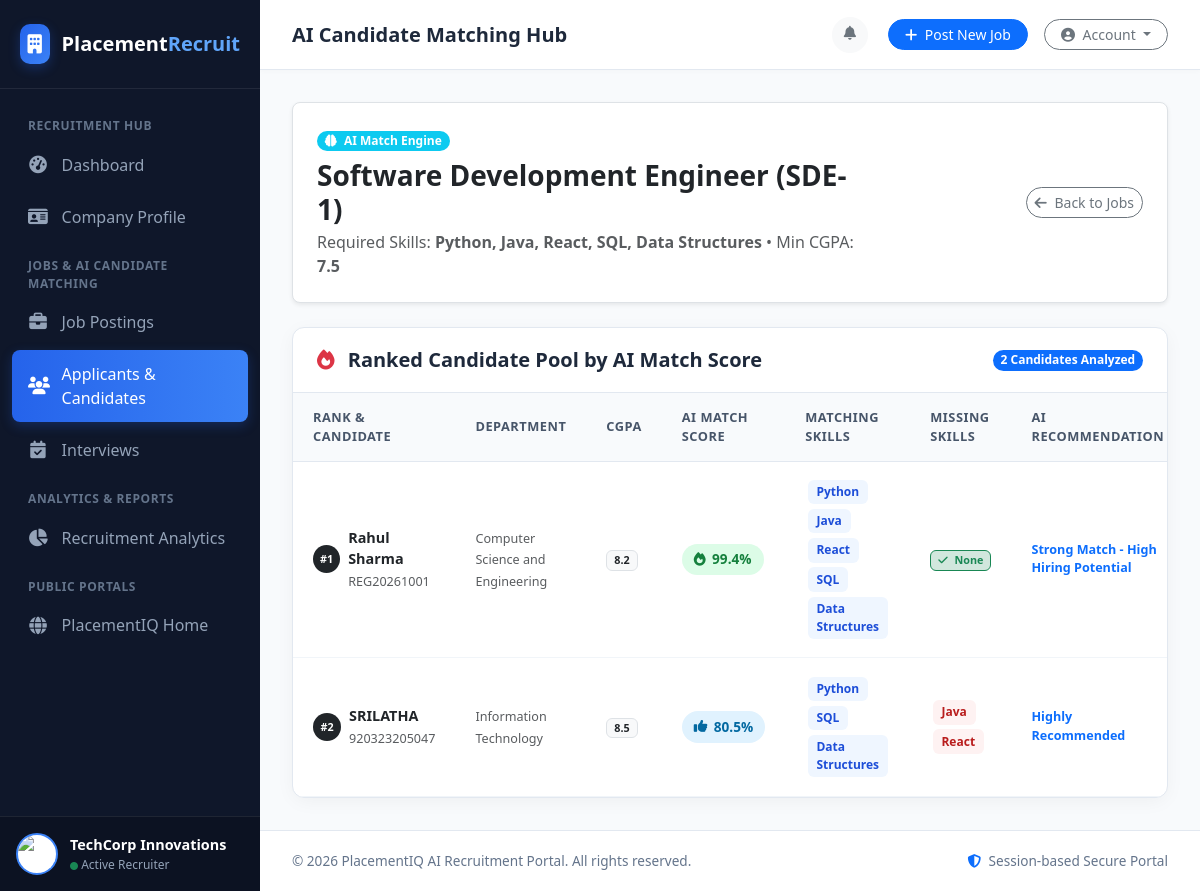
Screenshot of /company/jobs/1/candidates (signed in) with the database file from the repository.
### tables this page shows
CREATE TABLE companies (
            id INTEGER PRIMARY KEY AUTOINCREMENT,
            company_name TEXT NOT NULL,
            email TEXT UNIQUE NOT NULL,
            password_hash TEXT NOT NULL,
            contact_person TEXT,
            phone TEXT,
            industry TEXT DEFAULT 'Information Technology',
            location TEXT DEFAULT 'Bengaluru, India',
            website TEXT,
            company_size TEXT DEFAULT '100-500 Employees',
            description TEXT,
            logo TEXT DEFAULT 'default_company.png',
            is_verified INTEGER DEFAULT 1,
            reset_token TEXT,
            created_at DATETIME DEFAULT CURRENT_TIMESTAMP
        );

CREATE TABLE jobs (
            id INTEGER PRIMARY KEY AUTOINCREMENT,
            company_id INTEGER NOT NULL,
            title TEXT NOT NULL,
            description TEXT NOT NULL,
            required_skills TEXT NOT NULL,
            min_cgpa REAL DEFAULT 6.0,
            required_certifications INTEGER DEFAULT 0,
            internship_required TEXT DEFAULT 'No',
            experience_level TEXT DEFAULT 'Freshers',
            salary_package TEXT NOT NULL,
            location TEXT NOT NULL,
            deadline DATE NOT NULL,
            status TEXT DEFAULT 'Active',
            created_at DATETIME DEFAULT CURRENT_TIMESTAMP,
            updated_at DATETIME DEFAULT CURRENT_TIMESTAMP,
            FOREIGN KEY (company_id) REFERENCES companies(id) ON DELETE CASCADE
        );

CREATE TABLE student_users (
            id INTEGER PRIMARY KEY AUTOINCREMENT,
            register_number TEXT UNIQUE NOT NULL,
            email TEXT UNIQUE NOT NULL,
            password_hash TEXT NOT NULL,
            student_name TEXT NOT NULL,
            department TEXT NOT NULL,
            cgpa REAL DEFAULT 7.5,
            tenth_percentage REAL DEFAULT 75.0,
            twelfth_percentage REAL DEFAULT 75.0,
            aptitude_score INTEGER DEFAULT 70,
            coding_score INTEGER DEFAULT 70,
            communication_skill TEXT DEFAULT 'Good',
            internship TEXT DEFAULT 'Yes',
            certifications_count INTEGER DEFAULT 1,
            projects_count INTEGER DEFAULT 2,
            backlogs INTEGER DEFAULT 0,
            profile_photo TEXT DEFAULT 'default_avatar.png',
            skills_list TEXT DEFAULT 'Python, SQL, HTML/CSS, Data Structures',
            certifications_details TEXT DEFAULT 'AWS Certified Cloud Practitioner',
            internship_details TEXT DEFAULT 'Web Development Intern at Tech Solutions (3 Months)',
            project_details TEXT DEFAULT 'AI Student Placement Prediction System using Flask & Random Forest',
            created_at DATETIME DEFAULT CURRENT_TIMESTAMP
        );

CREATE TABLE job_applications (
            id INTEGER PRIMARY KEY AUTOINCREMENT,
            job_id INTEGER NOT NULL,
            company_id INTEGER NOT NULL,
            student_reg TEXT NOT NULL,
            match_score REAL DEFAULT 0.0,
            matching_skills TEXT,
            missing_skills TEXT,
            ai_recommendation TEXT,
            status TEXT DEFAULT 'Applied',
            applied_at DATETIME DEFAULT CURRENT_TIMESTAMP,
            updated_at DATETIME DEFAULT CURRENT_TIMESTAMP,
            UNIQUE(job_id, student_reg),
            FOREIGN KEY (job_id) REFERENCES jobs(id) ON DELETE CASCADE,
            FOREIGN KEY (company_id) REFERENCES companies(id) ON DELETE CASCADE,
            FOREIGN KEY (student_reg) REFERENCES student_users(register_number) ON DELETE CASCADE
        );

### routes/company.py (the view)
@company_bp.route('/jobs/<int:job_id>/candidates')
@company_login_required
def job_candidate_match(job_id):
    company_id = session['company_id']
    job = database.get_job_by_id(job_id)
    if not job or job['company_id'] != company_id:
        flash('Job not found or access denied.', 'danger')
        return redirect(url_for('company.jobs_list'))
    candidates = database.get_job_candidate_matches(job_id, company_id)
    return render_template('company/candidates/match.html', job=job, candidates=candidates)

### templates/company/candidates/match.html (shortened to what this page needs)
{% extends 'company/company_base.html' %}
{% block page_header %}AI Candidate Matching Hub{% endblock %}
{% block content %}
<div class="p-4 bg-white rounded-3 border shadow-sm mb-4">
    <div class="row align-items-center">
        <div class="col-md-8">
            <span class="badge bg-info text-white rounded-pill mb-2"><i class="fas fa-brain me-1"></i> AI Match Engine</span>
            <h3 class="fw-bold text-dark mb-1">{{ job.title }}</h3>
            <p class="text-muted mb-0">Required Skills: <strong>{{ job.required_skills }}</strong> &bull; Min CGPA: <strong>{{ job.min_cgpa }}</strong></p>
        </div>
        <div class="col-md-4 text-md-end mt-3 mt-md-0">
            <a href="{{ url_for('company.jobs_list') }}" class="btn btn-outline-secondary btn-sm rounded-pill">
                <i class="fas fa-arrow-left me-1"></i> Back to Jobs
            </a>
        </div>
    </div>
</div>
<div class="custom-table-card">
    <div class="table-header-title">
        <h5><i class="fas fa-fire text-danger me-2"></i> Ranked Candidate Pool by AI Match Score</h5>
        <span class="badge bg-primary rounded-pill">{{ candidates|length }} Candidates Analyzed</span>
    </div>
    <div class="table-responsive">
        <table class="custom-table">
            <thead>
                <tr>
                    <th>Rank & Candidate</th>
                    <th>Department</th>
                    <th>CGPA</th>
                    <th>AI Match Score</th>
                    <th>Matching Skills</th>
                    <th>Missing Skills</th>
                    <th>AI Recommendation</th>
                </tr>
            </thead>
            <tbody>
                {% if candidates %}
                    {% for item in candidates %}
                    <tr>
                        <td>
                            <div class="d-flex align-items-center gap-2">
                                <span class="badge bg-dark text-white rounded-circle d-flex align-items-center justify-content-center" style="width: 28px; height: 28px;">
                                    #{{ loop.index }}
                                </span>
                                <div>
                                    <div class="fw-bold text-dark">{{ item.student.student_name }}</div>
                                    <small class="text-muted">{{ item.student.register_number }}</small>
                                </div>
                            </div>
                        </td>
                        <td><small class="text-muted">{{ item.student.department }}</small></td>
                        <td><span class="badge bg-light text-dark border">{{ item.student.cgpa }}</span></td>
                        <td>
                            {% if item.match_score >= 85 %}
                                <span class="match-score-badge match-high"><i class="fas fa-fire"></i> {{ item.match_score }}%</span>
                            {% elif item.match_score >= 70 %}
                                <span class="match-score-badge match-good"><i class="fas fa-thumbs-up"></i> {{ item.match_score }}%</span>
                            {% elif item.match_score >= 55 %}
                                <span class="match-score-badge match-medium"><i class="fas fa-minus"></i> {{ item.match_score }}%</span>
                            {% else %}
                                <span class="match-score-badge match-low"><i class="fas fa-exclamation-circle"></i> {{ item.match_score }}%</span>
                            {% endif %}
                        </td>
                        <td>
                            <div style="max-width: 180px;">
                                {% for s in item.matching_skills.split(',') %}
                                    <span class="skill-tag">{{ s.strip() }}</span>
                                {% endfor %}
                            </div>
                        </td>
                        <td>
                            <div style="max-width: 180px;">
                                {% if item.missing_skills != 'None' %}
                                    {% for s in item.missing_skills.split(',') %}
                                        <span class="skill-tag skill-tag-missing">{{ s.strip() }}</span>
                                    {% endfor %}
                                {% else %}
                                    <span class="badge bg-success-subtle text-success border border-success"><i class="fas fa-check me-1"></i> None</span>
                                {% endif %}
                            </div>
                        </td>
                        <td>
                            <small class="fw-semibold text-primary d-block">{{ item.ai_recommendation }}</small>
                        </td>
                    </tr>
                    {% endfor %}
                {% else %}
                    <tr>
                        <td colspan="9" class="text-center py-5 text-muted">
                            No candidates available for AI matching.
                        </td>
                    </tr>
                {% endif %}
            </tbody>
        </table>
    </div>
</div>
{% endblock %}

### templates/company/company_base.html (shortened to what this page needs)
<!DOCTYPE html>
<html lang="en">
<head>
    <link href="https://cdn.jsdelivr.net/npm/bootstrap@5.3.0/dist/css/bootstrap.min.css" rel="stylesheet">
    <link rel="stylesheet" href="https://cdnjs.cloudflare.com/ajax/libs/font-awesome/6.4.0/css/all.min.css">
    <link rel="stylesheet" href="{{ url_for('static', filename='css/company.css') }}">
</head>
<body class="company-body">
    <div class="company-wrapper">
        <aside class="company-sidebar" id="companySidebar">
            <div class="company-sidebar-header">
                <a href="{{ url_for('company.dashboard') }}" class="company-sidebar-brand">
                    <div class="company-brand-icon">
                        <i class="fas fa-building"></i>
                    </div>
                    <span>Placement<span style="color: #60a5fa;">Recruit</span></span>
                </a>
            </div>
            <ul class="company-sidebar-menu">
                <li class="company-menu-label">Recruitment Hub</li>
                <li class="company-menu-item">
                    <a href="{{ url_for('company.dashboard') }}" class="company-menu-link {% if request.endpoint == 'company.dashboard' %}active{% endif %}">
                        <i class="fas fa-tachometer-alt"></i>
                        <span>Dashboard</span>
                    </a>
                </li>
                <li class="company-menu-item">
                    <a href="{{ url_for('company.profile') }}" class="company-menu-link {% if request.endpoint == 'company.profile' %}active{% endif %}">
                        <i class="fas fa-id-card"></i>
                        <span>Company Profile</span>
                    </a>
                </li>
                <li class="company-menu-label">Jobs & AI Candidate Matching</li>
                <li class="company-menu-item">
                    <a href="{{ url_for('company.jobs_list') }}" class="company-menu-link {% if 'jobs' in request.endpoint %}active{% endif %}">
                        <i class="fas fa-briefcase"></i>
                        <span>Job Postings</span>
                    </a>
                </li>
                <li class="company-menu-item">
                    <a href="{{ url_for('company.candidate_list') }}" class="company-menu-link {% if 'candidate' in request.endpoint %}active{% endif %}">
                        <i class="fas fa-users"></i>
                        <span>Applicants & Candidates</span>
                    </a>
                </li>
                <li class="company-menu-item">
                    <a href="{{ url_for('company.interviews_list') }}" class="company-menu-link {% if 'interview' in request.endpoint %}active{% endif %}">
                        <i class="fas fa-calendar-check"></i>
                        <span>Interviews</span>
                    </a>
                </li>
                <li class="company-menu-label">Analytics & Reports</li>
                <li class="company-menu-item">
                    <a href="{{ url_for('company.analytics') }}" class="company-menu-link {% if request.endpoint == 'company.analytics' %}active{% endif %}">
                        <i class="fas fa-chart-pie"></i>
                        <span>Recruitment Analytics</span>
                    </a>
                </li>
                <li class="company-menu-label">Public Portals</li>
                <li class="company-menu-item">
                    <a href="{{ url_for('public.home') }}" class="company-menu-link" target="_blank">
                        <i class="fas fa-globe"></i>
                        <span>PlacementIQ Home</span>
                    </a>
                </li>
            </ul>
            <div class="company-sidebar-footer">
                <div class="company-user-card">
                    <img src="{{ url_for('static', filename='uploads/company_logos/' + session.get('company_logo', 'default_company.png')) }}" alt="Company Logo" class="company-logo-avatar" onerror="this.src='{{ url_for('static', filename='uploads/company_logos/default_company.png') }}'">
                    <div class="company-user-info">
                        <div class="company-user-name">{{ session.get('company_name', 'Company Portal') }}</div>
                        <div class="company-user-role"><i class="fas fa-circle text-success" style="font-size: 0.5rem;"></i> Active Recruiter</div>
                    </div>
                </div>
            </div>
        </aside>
        <div class="company-content">
            <header class="company-header">
                <div class="d-flex align-items-center gap-3">
                    <h4 class="header-title">{% block page_header %}Recruitment Portal{% endblock %}</h4>
                </div>
                <div class="header-actions">
                    <a href="{{ url_for('notifications.hub') }}" class="btn btn-light btn-sm rounded-circle position-relative me-1" title="Notification Hub" style="width: 36px; height: 36px;">
                        <i class="fas fa-bell text-secondary"></i>
                    </a>
                    <a href="{{ url_for('company.job_create') }}" class="btn btn-primary btn-sm rounded-pill px-3">
                        <i class="fas fa-plus me-1"></i> Post New Job
                    </a>
                    <div class="dropdown">
                        <button class="btn btn-outline-secondary btn-sm dropdown-toggle rounded-pill px-3" type="button" data-bs-toggle="dropdown">
                            <i class="fas fa-user-circle me-1"></i> Account
                        </button>
                    </div>
                </div>
            </header>
            <main class="company-main-body">
                {% block content %}{% endblock %}
            </main>
            <footer class="company-footer">
                <div>&copy; 2026 PlacementIQ AI Recruitment Portal. All rights reserved.</div>
                <div><i class="fas fa-shield-alt text-primary me-1"></i> Session-based Secure Portal</div>
            </footer>
        </div>
    </div>
</body>
</html>

### rows the page displays
companies: get "TechCorp Innovations"
jobs: title "Software Development Engineer (SDE-1)", required_skills "Python, Java, React, SQL, Data Structures", min_cgpa "7.5"
student_users: student.student_name "Rahul Sharma", student.register_number "REG20261001", student.department "Computer Science and Engineering", student.cgpa "8.2"
job_applications: student.student_name "SRILATHA", student.register_number "920323205047", student.department "Information Technology", student.cgpa "8.5", match_score "80.5", strip "Python" "SQL" "Data Structures", strip "Java" "React", ai_recommendation "Highly Recommended"

### other values shown
{{ candidates|length }} "2"
{{ item.match_score }} "99.4"
{{ s.strip() }} "Python" "Java" "React" "SQL" "Data Structures"
{{ item.ai_recommendation }} "Strong Match - High Hiring Potential"
